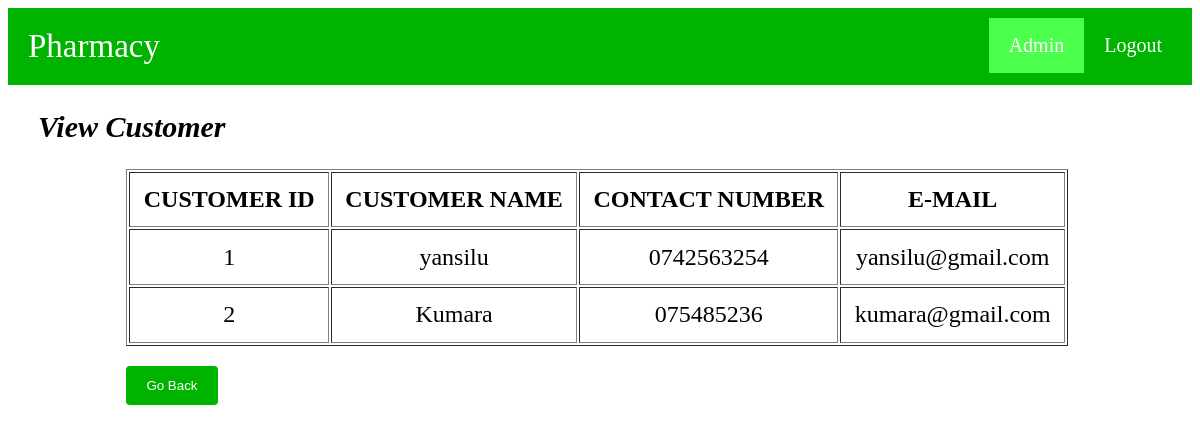
The app's page /view_user.php with its own data.
### tables this page shows
CREATE TABLE `customer` (
  `customer_id` varchar(50) NOT NULL,
  `customer_name` varchar(50) DEFAULT NULL,
  `customer_password` varchar(50) DEFAULT NULL,
  `customer_phone` varchar(50) DEFAULT NULL,
  `customer_email` varchar(50) DEFAULT NULL
);

### view_user.php (the view, shortened to what this page needs)
<html>
	<head>
	</head>
	<body>
	<ul>
			<li id="titlehead"><p id="title">Pharmacy</p></li>
			<li style=margin-right:10px;><a href="admin_logout.php">Logout</a></li>
			<li><a class="active" href="admin_home.php">Admin</a></li>
	</ul>
	<h2 style="font-style:italic; font-size:30px;padding-left:30px;">View Customer</h2>
	<?php
		$servername = "localhost";
		$username = "root";
		$password = "";
		$dbname ="pharmacydb";
		$conn = new mysqli($servername, $username, $password, $dbname);
		$sql='SELECT * FROM customer';
		$ret=mysqli_query($conn,$sql);
            if(mysqli_num_rows($ret)>0)
            {
                    echo"<div id='dem'>";
					echo"<table border='1'><tr><th>CUSTOMER ID</th><th>CUSTOMER NAME</th><th>CONTACT NUMBER</th><th>E-MAIL</th></tr>";
					while($row=mysqli_fetch_assoc($ret))
					{
						echo"<tr><td>{$row['customer_id']}</td><td>{$row['customer_name']}</td><td>{$row['customer_phone']}</td><td>{$row['customer_email']}</td></tr>";
					}
			echo"</table>";
            echo"<form action='admin_home.php'><button type='submit' id='done' style='margin-left:10%;margin-top:20px'>Go Back</button></form>";
            echo"</div>";
            }
?>
    </body>
</html>

### view_user.php (style rules this page uses)
#title { background-color:#00b300; font-size:33px; color:white; margin-left:20px; margin-top:20px; margin-bottom:20px; }
ul { list-style-type: none; margin: 0; padding: 0; overflow: hidden; background-color: #00b300; }
li { float: right; }
#titlehead { float: left; }
li a { display: block; color: white; font-size:20px; text-align: center; padding: 16px 20px; margin-top:10px; text-decoration: none; }
.active { background-color: #4dff4d; }
#done { background-color: #00b300; color: white; padding: 12px 20px; border: none; border-radius: 4px; cursor: pointer; }
table { margin-left:10%; margin-top:0%; background-color:white; }
th,td { font-size:18pt; padding:10pt; text-align:center; }

### records on screen
customer: customer_id "1", customer_name "yansilu", customer_phone "0742563254", customer_email "yansilu@gmail.com"
customer: customer_id "2", customer_name "Kumara", customer_phone "075485236", customer_email "kumara@gmail.com"
